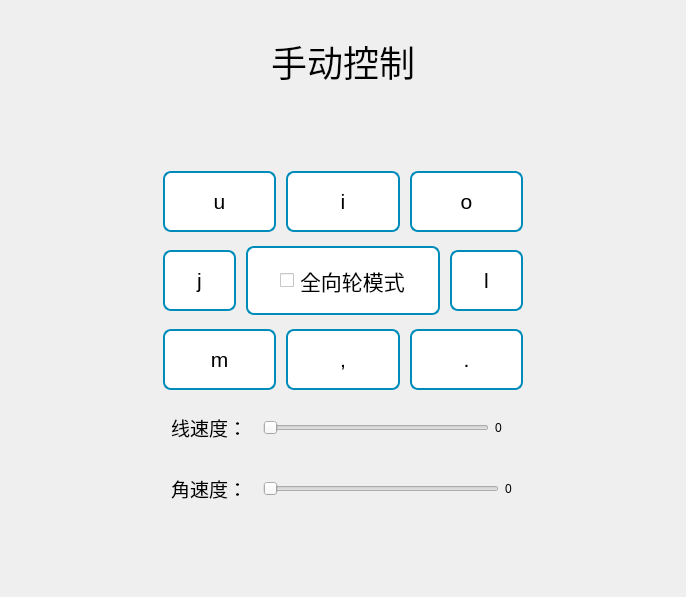
      <widget class="QWidget" name="tab">
       <attribute name="title">
        <string>手动控制</string>
       </attribute>
       <layout class="QGridLayout" name="gridLayout_18">
        <item row="0" column="0">
         <layout class="QGridLayout" name="gridLayout_17">
          <item row="2" column="2">
           <spacer name="horizontalSpacer_7">
            <property name="orientation">
             <enum>Qt::Horizontal</enum>
            </property>
            <property name="sizeType">
             <enum>QSizePolicy::Fixed</enum>
            </property>
            <property name="sizeHint" stdset="0">
             <size>
              <width>150</width>
              <height>20</height>
             </size>
            </property>
           </spacer>
          </item>
          <item row="0" column="1">
           <widget class="QLabel" name="label_8">
            <property name="sizePolicy">
             <sizepolicy hsizetype="Preferred" vsizetype="Fixed">
              <horstretch>0</horstretch>
              <verstretch>0</verstretch>
             </sizepolicy>
            </property>
            <property name="minimumSize">
             <size>
              <width>0</width>
              <height>100</height>
             </size>
            </property>
            <property name="maximumSize">
             <size>
              <width>16777211</width>
              <height>100</height>
             </size>
            </property>
            <property name="styleSheet">
             <string notr="true">    border-radius: 8px;
    color: white;
    padding: 16px 32px;
    text-align: center;
    text-decoration: none;
    font-size: 36px;
    margin: 4px 2px;
    color: black;</string>
            </property>
            <property name="text">
             <string>手动控制</string>
            </property>
            <property name="alignment">
             <set>Qt::AlignCenter</set>
            </property>
           </widget>
          </item>
          <item row="1" column="1">
           <spacer name="verticalSpacer_2">
            <property name="orientation">
             <enum>Qt::Vertical</enum>
            </property>
            <property name="sizeType">
             <enum>QSizePolicy::Fixed</enum>
            </property>
            <property name="sizeHint" stdset="0">
             <size>
              <width>100</width>
              <height>50</height>
             </size>
            </property>
           </spacer>
          </item>
          <item row="2" column="0">
           <spacer name="horizontalSpacer_6">
            <property name="orientation">
             <enum>Qt::Horizontal</enum>
            </property>
            <property name="sizeType">
             <enum>QSizePolicy::Fixed</enum>
            </property>
            <property name="sizeHint" stdset="0">
             <size>
              <width>150</width>
              <height>20</height>
             </size>
            </property>
           </spacer>
          </item>
          <item row="2" column="1">
           <layout class="QVBoxLayout" name="verticalLayout_11">
            <item>
             <layout class="QHBoxLayout" name="horizontalLayout_7">
              <item>
               <widget class="QPushButton" name="pushButton_u">
                <property name="styleSheet">
                 <string notr="true">    QPushButton#pushButton_u {
	border-radius: 8px;
    color: white;
    padding: 16px 32px;
    text-align: center;
    text-decoration: none;
    font-size: 21px;
    margin: 4px 2px;
    background-color: white;
    color: black;
    border: 2px solid #008cba;
}
QPushButton#pushButton_u:hover {
    background-color: #008cba;
    color: white;
}
QPushButton#pushButton_u:pressed {
    background-color: #06AD56;
}
</string>
                </property>
                <property name="text">
                 <string>u</string>
                </property>
                <property name="shortcut">
                 <string>U</string>
                </property>
               </widget>
              </item>
              <item>
               <widget class="QPushButton" name="pushButton_i">
                <property name="styleSheet">
                 <string notr="true">    QPushButton#pushButton_i {
	border-radius: 8px;
    color: white;
    padding: 16px 32px;
    text-align: center;
    text-decoration: none;
    font-size: 21px;
    margin: 4px 2px;
    background-color: white;
    color: black;
    border: 2px solid #008cba;
}
QPushButton#pushButton_i:hover {
    background-color: #008cba;
    color: white;
}
QPushButton#pushButton_i:pressed {
    background-color: #06AD56;
}
</string>
                </property>
                <property name="text">
                 <string>i</string>
                </property>
                <property name="shortcut">
                 <string>I</string>
                </property>
               </widget>
              </item>
              <item>
               <widget class="QPushButton" name="pushButton_o">
                <property name="styleSheet">
                 <string notr="true">    QPushButton#pushButton_o {
	border-radius: 8px;
    color: white;
    padding: 16px 32px;
    text-align: center;
    text-decoration: none;
    font-size: 21px;
    margin: 4px 2px;
    background-color: white;
    color: black;
    border: 2px solid #008cba;
}
QPushButton#pushButton_o:hover {
    background-color: #008cba;
    color: white;
}
QPushButton#pushButton_o:pressed {
    background-color: #06AD56;
}
</string>
                </property>
                <property name="text">
                 <string>o</string>
                </property>
                <property name="shortcut">
                 <string>O</string>
                </property>
               </widget>
              </item>
             </layout>
            </item>
            <item>
             <layout class="QHBoxLayout" name="horizontalLayout_8">
              <item>
               <widget class="QPushButton" name="pushButton_j">
                <property name="styleSheet">
                 <string notr="true">    QPushButton#pushButton_j {
	border-radius: 8px;
    color: white;
    padding: 16px 32px;
    text-align: center;
    text-decoration: none;
    font-size: 21px;
    margin: 4px 2px;
    background-color: white;
    color: black;
    border: 2px solid #008cba;
}
QPushButton#pushButton_j:hover {
    background-color: #008cba;
    color: white;
}
QPushButton#pushButton_j:pressed {
    background-color: #06AD56;
}
</string>
                </property>
                <property name="text">
                 <string>j</string>
                </property>
                <property name="shortcut">
                 <string>J</string>
                </property>
               </widget>
              </item>
              <item>
               <widget class="QCheckBox" name="checkBox_is_all">
                <property name="styleSheet">
                 <string notr="true">    border-radius: 8px;
    color: white;
    padding: 16px 32px;
    text-align: center;
    text-decoration: none;
    font-size: 21px;
    margin: 4px 2px;
    background-color: white;
    color: black;
    border: 2px solid #008cba;</string>
                </property>
                <property name="text">
                 <string>全向轮模式</string>
                </property>
                <property name="shortcut">
                 <string>K</string>
                </property>
               </widget>
              </item>
              <item>
               <widget class="QPushButton" name="pushButton_l">
                <property name="styleSheet">
                 <string notr="true">    QPushButton#pushButton_l {
	border-radius: 8px;
    color: white;
    padding: 16px 32px;
    text-align: center;
    text-decoration: none;
    font-size: 21px;
    margin: 4px 2px;
    background-color: white;
    color: black;
    border: 2px solid #008cba;
}
QPushButton#pushButton_l:hover {
    background-color: #008cba;
    color: white;
}
QPushButton#pushButton_l:pressed {
    background-color: #06AD56;
}
</string>
                </property>
                <property name="text">
                 <string>l</string>
                </property>
                <property name="shortcut">
                 <string>L</string>
                </property>
               </widget>
              </item>
             </layout>
            </item>
            <item>
             <layout class="QHBoxLayout" name="horizontalLayout_9">
              <item>
               <widget class="QPushButton" name="pushButton_n">
                <property name="styleSheet">
                 <string notr="true">    QPushButton#pushButton_n {
	border-radius: 8px;
    color: white;
    padding: 16px 32px;
    text-align: center;
    text-decoration: none;
    font-size: 21px;
    margin: 4px 2px;
    background-color: white;
    color: black;
    border: 2px solid #008cba;
}
QPushButton#pushButton_n:hover {
    background-color: #008cba;
    color: white;
}
QPushButton#pushButton_n:pressed {
    background-color: #06AD56;
}
</string>
                </property>
                <property name="text">
                 <string>m</string>
                </property>
                <property name="shortcut">
                 <string>M</string>
                </property>
               </widget>
              </item>
              <item>
               <widget class="QPushButton" name="pushButton_m">
                <property name="styleSheet">
                 <string notr="true">    QPushButton#pushButton_m {
	border-radius: 8px;
    color: white;
    padding: 16px 32px;
    text-align: center;
    text-decoration: none;
    font-size: 21px;
    margin: 4px 2px;
    background-color: white;
    color: black;
    border: 2px solid #008cba;
}
QPushButton#pushButton_m:hover {
    background-color: #008cba;
    color: white;
}
QPushButton#pushButton_m:pressed {
    background-color: #06AD56;
}
</string>
                </property>
                <property name="text">
                 <string>,</string>
                </property>
                <property name="shortcut">
                 <string>,</string>
                </property>
               </widget>
              </item>
              <item>
               <widget class="QPushButton" name="pushButton_br">
                <property name="styleSheet">
                 <string notr="true">    QPushButton#pushButton_br {
	border-radius: 8px;
    color: white;
    padding: 16px 32px;
    text-align: center;
    text-decoration: none;
    font-size: 21px;
    margin: 4px 2px;
    background-color: white;
    color: black;
    border: 2px solid #008cba;
}
QPushButton#pushButton_br:hover {
    background-color: #008cba;
    color: white;
}
QPushButton#pushButton_br:pressed {
    background-color: #06AD56;
}
</string>
                </property>
                <property name="text">
                 <string>.</string>
                </property>
                <property name="shortcut">
                 <string>.</string>
                </property>
               </widget>
              </item>
             </layout>
            </item>
            <item>
             <layout class="QHBoxLayout" name="horizontalLayout_10">
              <item>
               <widget class="QLabel" name="label_6">
                <property name="styleSheet">
                 <string notr="true">    border-radius: 8px;
    color: white;
    padding: 1px 3px;
    text-align: center;
    text-decoration: none;
    font-size: 19px;
    margin: 4px 2px;
    color: black;</string>
                </property>
                <property name="text">
                 <string>线速度：</string>
                </property>
               </widget>
              </item>
              <item>
               <widget class="QSlider" name="horizontalSlider_linera">
                <property name="styleSheet">
                 <string notr="true">    border-radius: 8px;
    color: white;
    padding: 16px 32px;
    text-align: center;
    text-decoration: none;
    font-size: 21px;
    margin: 4px 2px;
    color: black;
</string>
                </property>
                <property name="maximum">
                 <number>100</number>
                </property>
                <property name="value">
                 <number>0</number>
                </property>
                <property name="orientation">
                 <enum>Qt::Horizontal</enum>
                </property>
               </widget>
              </item>
              <item>
               <widget class="QLabel" name="label_linera">
                <property name="minimumSize">
                 <size>
                  <width>30</width>
                  <height>0</height>
                 </size>
                </property>
                <property name="maximumSize">
                 <size>
                  <width>30</width>
                  <height>16777215</height>
                 </size>
                </property>
                <property name="text">
                 <string>0</string>
                </property>
               </widget>
              </item>
             </layout>
            </item>
            <item>
             <layout class="QHBoxLayout" name="horizontalLayout_11">
              <item>
               <widget class="QLabel" name="label_7">
                <property name="styleSheet">
                 <string notr="true">    border-radius: 8px;
    color: white;
    padding: 1px 3px;
    text-align: center;
    text-decoration: none;
    font-size: 19px;
    margin: 4px 2px;
    color: black;</string>
                </property>
                <property name="text">
                 <string>角速度：</string>
                </property>
               </widget>
              </item>
              <item>
               <widget class="QSlider" name="horizontalSlider_raw">
                <property name="maximumSize">
                 <size>
                  <width>16777215</width>
                  <height>16777215</height>
                 </size>
                </property>
                <property name="styleSheet">
                 <string notr="true">    border-radius: 8px;
    color: white;
    padding: 16px 32px;
    text-align: center;
    text-decoration: none;
    font-size: 21px;
    margin: 4px 2px;
    color: black;</string>
                </property>
                <property name="maximum">
                 <number>100</number>
                </property>
                <property name="value">
                 <number>0</number>
                </property>
                <property name="orientation">
                 <enum>Qt::Horizontal</enum>
                </property>
               </widget>
              </item>
              <item>
               <widget class="QLabel" name="label_raw">
                <property name="minimumSize">
                 <size>
                  <width>20</width>
                  <height>0</height>
                 </size>
                </property>
                <property name="maximumSize">
                 <size>
                  <width>20</width>
                  <height>16777215</height>
                 </size>
                </property>
                <property name="text">
                 <string>0</string>
                </property>
               </widget>
              </item>
             </layout>
            </item>
           </layout>
          </item>
          <item row="3" column="1">
           <spacer name="verticalSpacer_3">
            <property name="orientation">
             <enum>Qt::Vertical</enum>
            </property>
            <property name="sizeType">
             <enum>QSizePolicy::Fixed</enum>
            </property>
            <property name="sizeHint" stdset="0">
             <size>
              <width>100</width>
              <height>70</height>
             </size>
            </property>
           </spacer>
          </item>
         </layout>
        </item>
       </layout>
      </widget>
